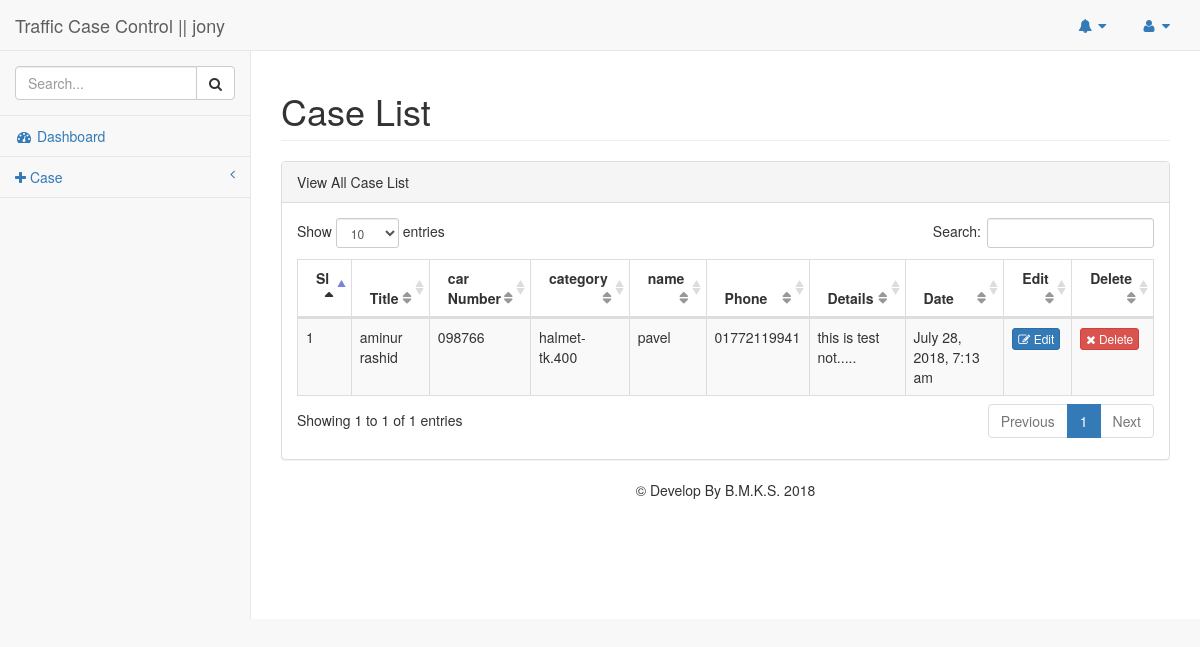
The app's page /view_case.php (signed in) with its own data.
### tables this page shows
CREATE TABLE `cases` (
  `id` int(11) NOT NULL,
  `title` varchar(255) NOT NULL,
  `car_number` varchar(255) NOT NULL,
  `cat_id` int(11) NOT NULL,
  `vname` varchar(255) NOT NULL,
  `vemail` varchar(255) NOT NULL,
  `vphone` varchar(255) NOT NULL,
  `details` text NOT NULL,
  `status` int(11) NOT NULL DEFAULT '0',
  `withdrow` int(11) NOT NULL DEFAULT '0',
  `deleted` int(11) NOT NULL,
  `date` timestamp NOT NULL DEFAULT CURRENT_TIMESTAMP
);

CREATE TABLE `category` (
  `cat_id` int(11) NOT NULL,
  `name` varchar(255) NOT NULL
);

### lib/Database.php (called while the page is built, shortened)
<?php
Class Database{
 public $host   = DB_HOST;
 public $user   = DB_USER;
 public $pass   = DB_PASS;
 public $dbname = DB_NAME;
 public $link;
private function connectDB(){
 $this->link = new mysqli($this->host, $this->user, $this->pass,
  $this->dbname);
 }
public function select($query){
  $result = $this->link->query($query) or
   die($this->link->error.__LINE__);
  if($result->num_rows > 0){
    return $result;
  } else {
    return false;
  }
 }
}

### classes/Casecontrol.php (called while the page is built, shortened)
<?php
include_once ('lib/Database.php');
include_once ('helpers/Format.php');
class Casecontrol{
    private $db;
     public function __construct()
     {
         $this->db = new Database();
     }
     public function getAllCases(){
        $query = "select cases.*, category.name from cases
                INNER JOIN category
                ON cases.cat_id = category.cat_id
                where cases.deleted = 0 order by cases.title desc
        ";
        $result = $this->db->select($query);
        return $result;
     }
}

### helpers/Format.php (called while the page is built, shortened)
<?php
class Format{
 public function formatDate($date){
  return date('F j, Y, g:i a', strtotime($date));
 }
 public function textShorten($text, $limit = 400){
  $text = $text. " ";
  $text = substr($text, 0, $limit);
  $text = substr($text, 0, strrpos($text, ' '));
  $text = $text.".....";
  return $text;
 }
}
?>

### view_case.php (the view, shortened to what this page needs)
<?php include 'inc/head.php'; ?>
<div id="wrapper">
<?php include 'inc/top.php'; ?>
<?php include 'inc/sidebar.php'; ?>
<?php
include_once ('lib/Database.php');
include_once ('helpers/Format.php');
include_once ('classes/Casecontrol.php');
 ?>
<div id="page-wrapper">
            <div class="row">
                <div class="col-lg-12">
                    <h1 class="page-header">Case List</h1>
                </div>
            </div>
            <div class="row">
                <div class="col-lg-12">
                    <div class="panel panel-default">
                        <div class="panel-heading">
                            View All Case List
                        </div>
                        <div class="panel-body">
                            <table width="100%" class="table table-striped table-bordered table-hover" id="dataTables-example">
                                <thead>
                                    <tr>
                                        <th>Sl</th>
                                        <th>Title</th>
                                        <th>car Number</th>
                                        <th>category</th>
                                        <th>name</th>
                                        <th>Phone</th>
                                        <th>Details</th>
                                        <th>Date</th>
                                        <th>Edit</th>
                                        <th>Delete</th>
                                    </tr>
                                </thead>
                                <tbody>
                                <?php
                                $fm = new Format();
                                $case = new Casecontrol();
                                $getcases = $case->getAllCases();
                                if($getcases){
                                    $i = 0;
                                    while($result = $getcases->fetch_assoc()){
                                    $i++;
                                ?>
                                    <tr class="odd gradeX">
                                        <td><?php echo $i; ?></td>
                                        <td><?php echo $result['title']; ?></td>
                                        <td><?php echo $result['car_number']; ?></td>
                                        <td><?php echo $result['name']; ?></td>
                                        <td><?php echo $result['vname']; ?></td>
                                        <td><?php echo $result['vphone']; ?></td>
                                        <td><?php echo $fm->textShorten($result['details'],20); ?></td>
                                        <td><?php echo $fm->formatDate($result['date']); ?></td>
<td class="center"><a class="btn btn-xs btn-primary" href="edit_case.php?caseid=<?php echo $result['id'];?>"><i class="fa fa-edit"></i> Edit</a></td>
<td class="center"><a class="btn btn-xs btn-danger" href="?delcase=<?php echo $result['id']; ?>"><i class="fa fa-remove"></i> Delete</a></td>
                                    </tr>
                                    <?php } } ?>
                                </tbody>
                            </table>
                        </div>
                    </div>
                </div>
            </div>
<?php include 'inc/footer.php'; ?>

### records on screen
cases: title "aminur rashid", car_number "098766", cat.name "halmet-tk.400", vname "pavel", vphone "01772119941", details "this is test not.....", date "July 28, 2018, 7:13 am"

### other values on screen
Session::get("usrfname") "jony"
